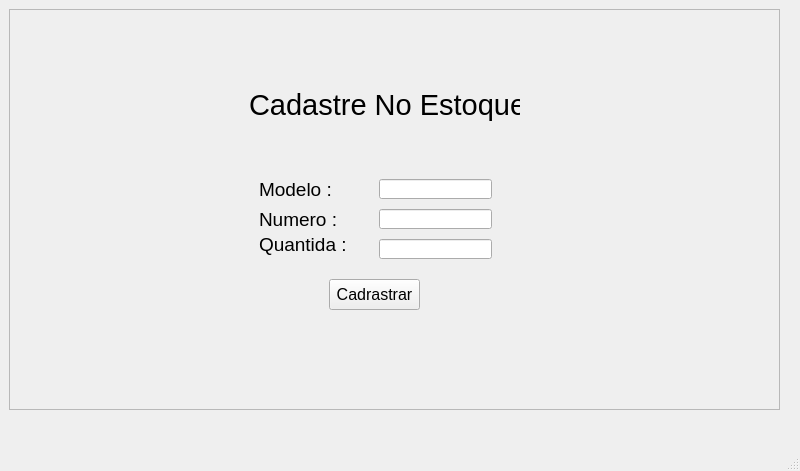
<?xml version="1.0" encoding="UTF-8"?>
<ui version="4.0">
 <class>MainWindow</class>
 <widget class="QMainWindow" name="MainWindow">
  <property name="geometry">
   <rect>
    <x>0</x>
    <y>0</y>
    <width>800</width>
    <height>471</height>
   </rect>
  </property>
  <property name="windowTitle">
   <string>MainWindow</string>
  </property>
  <widget class="QWidget" name="centralwidget">
   <widget class="QFrame" name="frame">
    <property name="geometry">
     <rect>
      <x>9</x>
      <y>9</y>
      <width>771</width>
      <height>401</height>
     </rect>
    </property>
    <property name="frameShape">
     <enum>QFrame::StyledPanel</enum>
    </property>
    <property name="frameShadow">
     <enum>QFrame::Raised</enum>
    </property>
    <widget class="QLineEdit" name="lineEdit">
     <property name="geometry">
      <rect>
       <x>370</x>
       <y>170</y>
       <width>113</width>
       <height>20</height>
      </rect>
     </property>
    </widget>
    <widget class="QPushButton" name="pushButton">
     <property name="geometry">
      <rect>
       <x>320</x>
       <y>270</y>
       <width>91</width>
       <height>31</height>
      </rect>
     </property>
     <property name="font">
      <font>
       <pointsize>12</pointsize>
      </font>
     </property>
     <property name="text">
      <string>Cadrastrar</string>
     </property>
    </widget>
    <widget class="QLabel" name="titulo">
     <property name="geometry">
      <rect>
       <x>240</x>
       <y>70</y>
       <width>271</width>
       <height>51</height>
      </rect>
     </property>
     <property name="font">
      <font>
       <pointsize>22</pointsize>
      </font>
     </property>
     <property name="text">
      <string>Cadastre No Estoque</string>
     </property>
    </widget>
    <widget class="QLabel" name="label">
     <property name="geometry">
      <rect>
       <x>250</x>
       <y>170</y>
       <width>81</width>
       <height>21</height>
      </rect>
     </property>
     <property name="font">
      <font>
       <pointsize>14</pointsize>
      </font>
     </property>
     <property name="text">
      <string>Modelo :</string>
     </property>
    </widget>
    <widget class="QLabel" name="label_2">
     <property name="geometry">
      <rect>
       <x>250</x>
       <y>200</y>
       <width>91</width>
       <height>21</height>
      </rect>
     </property>
     <property name="font">
      <font>
       <pointsize>14</pointsize>
      </font>
     </property>
     <property name="text">
      <string>Numero :</string>
     </property>
    </widget>
    <widget class="QLabel" name="label_3">
     <property name="geometry">
      <rect>
       <x>250</x>
       <y>220</y>
       <width>101</width>
       <height>31</height>
      </rect>
     </property>
     <property name="font">
      <font>
       <pointsize>14</pointsize>
      </font>
     </property>
     <property name="text">
      <string>Quantida :</string>
     </property>
    </widget>
    <widget class="QLineEdit" name="lineEdit_2">
     <property name="geometry">
      <rect>
       <x>370</x>
       <y>200</y>
       <width>113</width>
       <height>20</height>
      </rect>
     </property>
    </widget>
    <widget class="QLineEdit" name="lineEdit_3">
     <property name="geometry">
      <rect>
       <x>370</x>
       <y>230</y>
       <width>113</width>
       <height>20</height>
      </rect>
     </property>
    </widget>
   </widget>
  </widget>
  <widget class="QMenuBar" name="menubar">
   <property name="geometry">
    <rect>
     <x>0</x>
     <y>0</y>
     <width>800</width>
     <height>23</height>
    </rect>
   </property>
  </widget>
  <widget class="QStatusBar" name="statusbar"/>
 </widget>
 <resources/>
 <connections/>
</ui>
